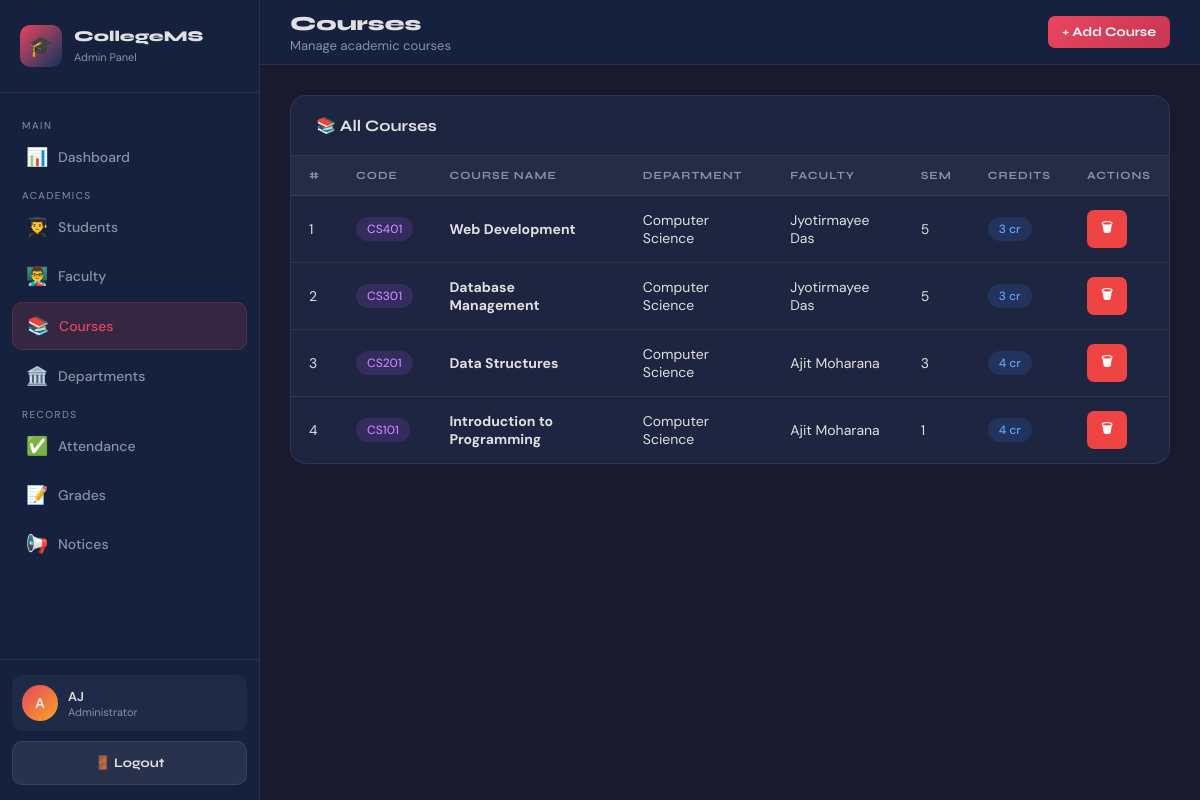
Page /admin/courses.php (signed in) on the earlier database version.
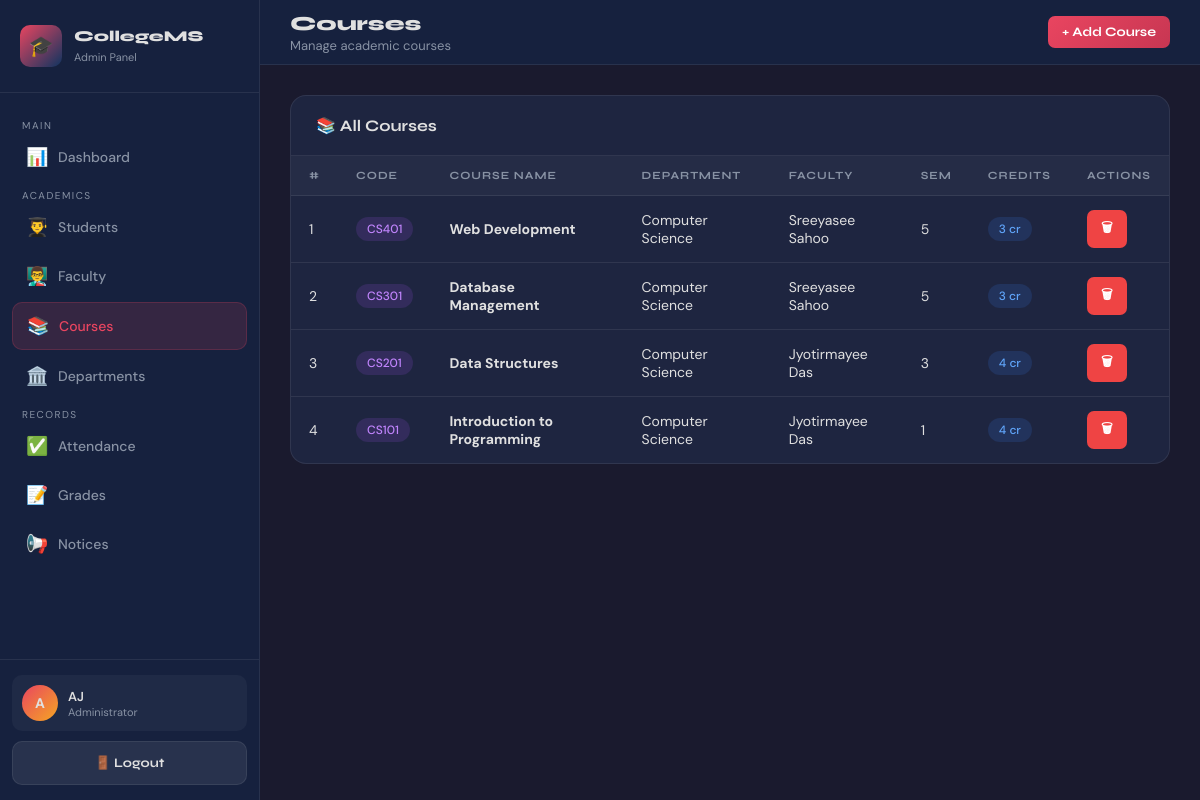
Same page on the later database version.
### tables this page shows
CREATE TABLE courses (
  id INT AUTO_INCREMENT PRIMARY KEY,
  course_code VARCHAR(20) NOT NULL UNIQUE,
  course_name VARCHAR(150) NOT NULL,
  department_id INT NULL,
  faculty_id INT NULL,
  semester INT NOT NULL DEFAULT 1,
  credits INT NOT NULL DEFAULT 3,
  created_at TIMESTAMP DEFAULT CURRENT_TIMESTAMP,
  CONSTRAINT fk_courses_dept FOREIGN KEY (department_id) REFERENCES departments(id) ON DELETE SET NULL,
  CONSTRAINT fk_courses_faculty FOREIGN KEY (faculty_id) REFERENCES faculty(id) ON DELETE SET NULL,
  INDEX idx_courses_dept (department_id),
  INDEX idx_courses_faculty (faculty_id)
);

CREATE TABLE departments (
  id INT AUTO_INCREMENT PRIMARY KEY,
  name VARCHAR(100) NOT NULL UNIQUE,
  code VARCHAR(20) NOT NULL UNIQUE,
  head_name VARCHAR(100),
  created_at TIMESTAMP DEFAULT CURRENT_TIMESTAMP
);

CREATE TABLE faculty (
  id INT AUTO_INCREMENT PRIMARY KEY,
  user_id INT NULL,
  faculty_id VARCHAR(20) NOT NULL UNIQUE,
  name VARCHAR(100) NOT NULL,
  email VARCHAR(100) NOT NULL UNIQUE,
  phone VARCHAR(20),
  department_id INT NULL,
  designation VARCHAR(100),
  qualification VARCHAR(150),
  experience INT NOT NULL DEFAULT 0,
  status ENUM('Active','Inactive') NOT NULL DEFAULT 'Active',
  created_at TIMESTAMP DEFAULT CURRENT_TIMESTAMP,
  CONSTRAINT fk_faculty_user FOREIGN KEY (user_id) REFERENCES users(id) ON DELETE SET NULL,
  CONSTRAINT fk_faculty_dept FOREIGN KEY (department_id) REFERENCES departments(id) ON DELETE SET NULL,
  INDEX idx_faculty_dept (department_id),
  INDEX idx_faculty_status (status)
);

### includes/auth.php (called while the page is built, shortened)
<?php
function e($value): string {
    return htmlspecialchars((string)$value, ENT_QUOTES, 'UTF-8');
}
?>

### admin/courses.php (the view, shortened to what this page needs)
<?php
require_once '../includes/db.php';
require_once '../includes/auth.php';
$action  = $_GET['action'] ?? 'list';
$departments = mysqli_query($conn, 'SELECT id, name FROM departments ORDER BY name');
$depts_arr = [];
while ($d = mysqli_fetch_assoc($departments)) $depts_arr[] = $d;
$faculty_list = mysqli_query($conn, "SELECT id, name FROM faculty WHERE status='Active' ORDER BY name");
$fac_arr = [];
while ($f = mysqli_fetch_assoc($faculty_list)) $fac_arr[] = $f;
$courses = mysqli_query($conn, "
    SELECT c.*, d.name as dept_name, f.name as faculty_name
    FROM courses c
    LEFT JOIN departments d ON c.department_id = d.id
    LEFT JOIN faculty f ON c.faculty_id = f.id
    ORDER BY c.created_at DESC, c.id DESC
");
?>
<!DOCTYPE html>
<html lang="en">
<head>
    <link rel="stylesheet" href="../css/style.css">
</head>
<body>
<div class="dashboard-layout">
    <?php include 'sidebar.php'; ?>
    <div class="main-content">
        <header class="topbar">
            <div style="display:flex; align-items:center; gap:15px;">
                <div class="topbar-title"><h1>Courses</h1><p>Manage academic courses</p></div>
            </div>
            <div class="topbar-right">
                <a href="?action=add" class="btn btn-primary btn-sm">+ Add Course</a>
            </div>
        </header>
        <div class="page-content">
            <?php if ($action === 'add'): ?>
            <div class="card">
                <div class="card-header">
                    <h3>➕ Add New Course</h3>
                    <a href="courses.php" class="btn btn-secondary btn-sm">← Back</a>
                </div>
                <div class="card-body">
                    <form method="POST" id="addForm" onsubmit="return validateForm('addForm')">
                        <input type="hidden" name="csrf_token" value="<?= e(csrf_token()) ?>">
                        <div class="form-grid">
                            <div class="form-group">
                                <label>Course Code *</label>
                                <input type="text" name="course_code" required placeholder="e.g. CS101">
                            </div>
                            <div class="form-group">
                                <label>Course Name *</label>
                                <input type="text" name="course_name" required placeholder="e.g. Introduction to Programming">
                            </div>
                            <div class="form-group">
                                <label>Department *</label>
                                <select name="department_id" required>
                                    <option value="">Select</option>
                                    <?php foreach ($depts_arr as $d): ?>
                                    <option value="<?= (int)$d['id'] ?>"><?= e($d['name']) ?></option>
                                    <?php endforeach; ?>
                                </select>
                            </div>
                            <div class="form-group">
                                <label>Assigned Faculty</label>
                                <select name="faculty_id">
                                    <option value="">Unassigned</option>
                                    <?php foreach ($fac_arr as $f): ?>
                                    <option value="<?= (int)$f['id'] ?>"><?= e($f['name']) ?></option>
                                    <?php endforeach; ?>
                                </select>
                            </div>
                            <div class="form-group">
                                <label>Semester</label>
                                <select name="semester">
                                    <?php for ($i=1; $i<=8; $i++): ?>
                                    <option value="<?= $i ?>"><?= $i ?></option>
                                    <?php endfor; ?>
                                </select>
                            </div>
                            <div class="form-group">
                                <label>Credits</label>
                                <select name="credits">
                                    <option value="1">1</option>
                                    <option value="2">2</option>
                                    <option value="3" selected>3</option>
                                    <option value="4">4</option>
                                    <option value="5">5</option>
                                </select>
                            </div>
                        </div>
                        <div style="margin-top:15px; display:flex; gap:12px;">
                            <button type="submit" name="add_course" class="btn btn-primary" style="width:auto; padding:13px 30px;">✓ Add Course</button>
                            <a href="courses.php" class="btn btn-secondary">Cancel</a>
                        </div>
                    </form>
                </div>
            </div>
            <?php else: ?>
            <div class="card">
                <div class="card-header"><h3>📚 All Courses</h3></div>
                <div class="table-responsive">
                    <table>
                        <thead>
                            <tr>
                                <th>#</th><th>Code</th><th>Course Name</th><th>Department</th>
                                <th>Faculty</th><th>Sem</th><th>Credits</th><th>Actions</th>
                            </tr>
                        </thead>
                        <tbody>
                            <?php $i=1; while ($c = mysqli_fetch_assoc($courses)): ?>
                            <tr>
                                <td><?= $i++ ?></td>
                                <td><span class="chip chip-purple"><?= e($c['course_code']) ?></span></td>
                                <td><strong><?= e($c['course_name']) ?></strong></td>
                                <td><?= e($c['dept_name'] ?? 'N/A') ?></td>
                                <td><?= e($c['faculty_name'] ?? 'Unassigned') ?></td>
                                <td><?= (int)$c['semester'] ?></td>
                                <td><span class="chip chip-info"><?= (int)$c['credits'] ?> cr</span></td>
                                <td>
                                    <a href="#" onclick="confirmDelete(<?= (int)$c['id'] ?>, 'courses.php')" class="btn btn-danger btn-sm">🗑</a>
                                </td>
                            </tr>
                            <?php endwhile; ?>
                        </tbody>
                    </table>
                </div>
            </div>
            <?php endif; ?>
        </div>
    </div>
</div>
</body>
</html>

### admin/sidebar.php
<?php
$current_page = basename($_SERVER['PHP_SELF']);
?>
<aside class="sidebar" id="sidebar">
    <div class="sidebar-header">
        <div class="logo-icon">🎓</div>
        <div>
            <h3>CollegeMS</h3>
            <span>Admin Panel</span>
        </div>
    </div>
    <nav class="sidebar-nav">
        <span class="nav-section-title">Main</span>
        <a href="dashboard.php" class="nav-link <?= $current_page === 'dashboard.php' ? 'active' : '' ?>">
            <span class="nav-icon">📊</span> Dashboard
        </a>
        <span class="nav-section-title">Academics</span>
        <a href="students.php" class="nav-link <?= $current_page === 'students.php' ? 'active' : '' ?>">
            <span class="nav-icon">👨‍🎓</span> Students
        </a>
        <a href="faculty.php" class="nav-link <?= $current_page === 'faculty.php' ? 'active' : '' ?>">
            <span class="nav-icon">👨‍🏫</span> Faculty
        </a>
        <a href="courses.php" class="nav-link <?= $current_page === 'courses.php' ? 'active' : '' ?>">
            <span class="nav-icon">📚</span> Courses
        </a>
        <a href="departments.php" class="nav-link <?= $current_page === 'departments.php' ? 'active' : '' ?>">
            <span class="nav-icon">🏛️</span> Departments
        </a>
        <span class="nav-section-title">Records</span>
        <a href="attendance.php" class="nav-link <?= $current_page === 'attendance.php' ? 'active' : '' ?>">
            <span class="nav-icon">✅</span> Attendance
        </a>
        <a href="grades.php" class="nav-link <?= $current_page === 'grades.php' ? 'active' : '' ?>">
            <span class="nav-icon">📝</span> Grades
        </a>
        <a href="notices.php" class="nav-link <?= $current_page === 'notices.php' ? 'active' : '' ?>">
            <span class="nav-icon">📢</span> Notices
        </a>
    </nav>
    <div class="sidebar-footer">
        <div class="user-info">
            <div class="user-avatar"><?= e(strtoupper(substr($_SESSION['user_name'] ?? 'A', 0, 1))) ?></div>
            <div>
                <div class="user-name"><?= e($_SESSION['user_name'] ?? 'Admin') ?></div>
                <div class="user-role">Administrator</div>
            </div>
        </div>
        <a href="logout.php" class="btn btn-secondary" style="width:100%; font-size:13px;">
            🚪 Logout
        </a>
    </div>
</aside>

Differences in the rows shown:
changed through a linked row, courses "Web Development": faculty.name "Jyotirmayee Das" → "Sreeyasee Sahoo"
changed through a linked row, courses "Database Management": faculty.name "Jyotirmayee Das" → "Sreeyasee Sahoo"
changed through a linked row, courses "Data Structures": faculty.name "Ajit Moharana" → "Jyotirmayee Das"
changed through a linked row, courses "Introduction to Programming": faculty.name "Ajit Moharana" → "Jyotirmayee Das"
